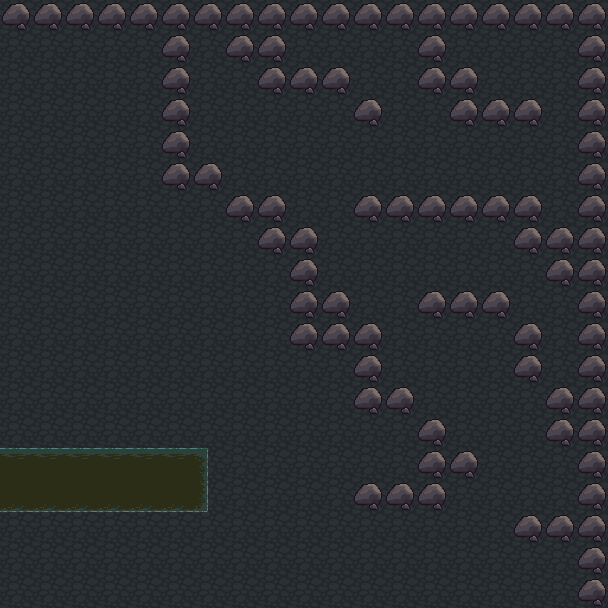

This game map was drawn from its Tiled (.tmx) file and the tilesets committed beside it. A one-line description and the trimmed map source follow:
An orthogonal 19x19 tile map with 32x32 px tiles, 2 tile layers (Tile Layer 1, Tile Layer 2) and 40 objects (5x 4, 2x 8, 2x 0, cave_5, cave_9, ...).

<map version="1.0" orientation="orthogonal" width="19" height="19" tilewidth="32" tileheight="32">
 <tileset firstgid="1" name="terrain" tilewidth="32" tileheight="32">
  <image source="../terrain.png" width="672" height="736" />
 </tileset>
 <layer name="Tile Layer 1" width="19" height="19">
  <data>[361 cells, 361 non-empty, 1 distinct tile ids]</data>
 </layer>
 <layer name="Tile Layer 2" width="19" height="19">
  <data>[361 cells, 106 non-empty, 5 distinct tile ids]</data>
 </layer>
 <objectgroup name="walls" width="19" height="19">
  <object x="0" y="0" width="608" height="32" />
  <object x="576" y="32" width="32" height="576" />
  <object x="512" y="512" width="64" height="32" />
  <object x="352" y="480" width="96" height="32" />
  <object x="416" y="448" width="64" height="32" />
  <object x="416" y="416" width="32" height="32" />
  <object x="352" y="384" width="64" height="32" />
  <object x="352" y="320" width="32" height="64" />
  <object x="288" y="288" width="64" height="64" />
  <object x="288" y="224" width="32" height="64" />
  <object x="256" y="192" width="32" height="64" />
  <object x="224" y="192" width="32" height="32" />
  <object x="160" y="160" width="64" height="32" />
  <object x="160" y="32" width="32" height="128" />
  <object x="224" y="32" width="64" height="32" />
  <object x="256" y="64" width="96" height="32" />
  <object x="352" y="96" width="32" height="32" />
  <object x="352" y="192" width="192" height="32" />
  <object x="512" y="224" width="64" height="32" />
  <object x="544" y="256" width="32" height="32" />
  <object x="416" y="288" width="96" height="32" />
  <object x="512" y="320" width="32" height="64" />
  <object x="544" y="384" width="32" height="64" />
  <object x="416" y="32" width="32" height="64" />
  <object x="448" y="64" width="32" height="64" />
  <object x="480" y="96" width="64" height="32" />
  <object x="0" y="448" width="208" height="16" />
 </objectgroup>
 <objectgroup name="warps" width="19" height="19">
  <object name="cave_5" x="-32" y="32" width="32" height="576" />
  <object name="cave_9" x="0" y="608" width="576" height="32" />
 </objectgroup>
 <objectgroup name="items" width="19" height="19">
  <object name="8" x="544" y="192" width="32" height="32" />
  <object name="4" x="480" y="32" width="32" height="32" />
  <object name="4" x="480" y="64" width="32" height="32" />
  <object name="3" x="384" y="32" width="32" height="32" />
  <object name="2" x="192" y="32" width="32" height="32" />
  <object name="8" x="352" y="32" width="32" height="32" />
  <object name="4" x="352" y="288" width="32" height="32" />
  <object name="4" x="416" y="384" width="32" height="32" />
  <object name="4" x="480" y="256" width="32" height="32" />
 </objectgroup>
 <objectgroup name="enemies" width="19" height="19">
  <object name="4" type="0" x="352" y="160" width="32" height="32" />
  <object name="4" type="0" x="512" y="160" width="32" height="32" />
 </objectgroup>
</map>
